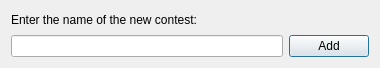
<?xml version="1.0" encoding="UTF-8"?>
<ui version="4.0">
 <class>DialogNewContest</class>
 <widget class="QDialog" name="DialogNewContest">
  <property name="geometry">
   <rect>
    <x>0</x>
    <y>0</y>
    <width>380</width>
    <height>68</height>
   </rect>
  </property>
  <property name="windowTitle">
   <string>Create new contest</string>
  </property>
  <layout class="QVBoxLayout" name="verticalLayout">
   <item>
    <widget class="QLabel" name="LInfo">
     <property name="text">
      <string>Enter the name of the new contest: </string>
     </property>
    </widget>
   </item>
   <item>
    <layout class="QHBoxLayout" name="horizontalLayout">
     <item>
      <widget class="QLineEdit" name="LE_contestName"/>
     </item>
     <item>
      <widget class="QPushButton" name="BnAdd">
       <property name="text">
        <string>Add</string>
       </property>
      </widget>
     </item>
    </layout>
   </item>
  </layout>
 </widget>
 <resources/>
 <connections/>
</ui>
